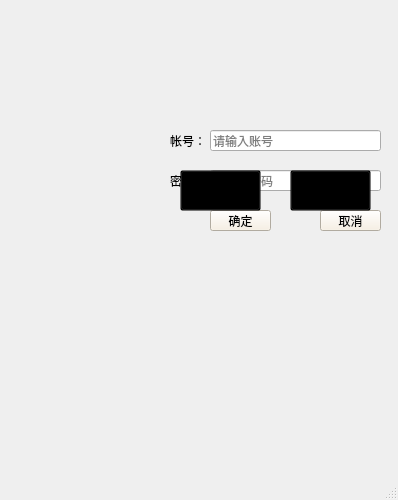
<?xml version="1.0" encoding="UTF-8"?>
<ui version="4.0">
 <class>MainWindow</class>
 <widget class="QMainWindow" name="MainWindow">
  <property name="windowModality">
   <enum>Qt::NonModal</enum>
  </property>
  <property name="geometry">
   <rect>
    <x>0</x>
    <y>0</y>
    <width>398</width>
    <height>500</height>
   </rect>
  </property>
  <property name="sizePolicy">
   <sizepolicy hsizetype="Preferred" vsizetype="Preferred">
    <horstretch>0</horstretch>
    <verstretch>0</verstretch>
   </sizepolicy>
  </property>
  <property name="minimumSize">
   <size>
    <width>0</width>
    <height>0</height>
   </size>
  </property>
  <property name="maximumSize">
   <size>
    <width>398</width>
    <height>500</height>
   </size>
  </property>
  <property name="windowTitle">
   <string>Welcome</string>
  </property>
  <property name="styleSheet">
   <string notr="true">#MainWindow {background-image :url(:/background/picture/beidatushuguan.png);}
</string>
  </property>
  <widget class="QWidget" name="centralwidget">
   <property name="styleSheet">
    <string notr="true"/>
   </property>
   <widget class="QPushButton" name="loginButton">
    <property name="geometry">
     <rect>
      <x>180</x>
      <y>170</y>
      <width>81</width>
      <height>41</height>
     </rect>
    </property>
    <property name="styleSheet">
     <string notr="true">font: 24pt &quot;仿宋&quot;;
background-color: transparent;</string>
    </property>
    <property name="text">
     <string>登录</string>
    </property>
   </widget>
   <widget class="QPushButton" name="signupButton">
    <property name="geometry">
     <rect>
      <x>290</x>
      <y>170</y>
      <width>81</width>
      <height>41</height>
     </rect>
    </property>
    <property name="styleSheet">
     <string notr="true">background-color: transparent;
font: 24pt &quot;仿宋&quot;;</string>
    </property>
    <property name="text">
     <string>注册</string>
    </property>
   </widget>
   <widget class="QLineEdit" name="IDEdit">
    <property name="geometry">
     <rect>
      <x>210</x>
      <y>130</y>
      <width>171</width>
      <height>21</height>
     </rect>
    </property>
    <property name="styleSheet">
     <string notr="true">font: 10pt &quot;仿宋&quot;;</string>
    </property>
    <property name="placeholderText">
     <string>请输入账号</string>
    </property>
   </widget>
   <widget class="QLineEdit" name="PasswordEdit">
    <property name="geometry">
     <rect>
      <x>210</x>
      <y>170</y>
      <width>171</width>
      <height>21</height>
     </rect>
    </property>
    <property name="styleSheet">
     <string notr="true">font: 10pt &quot;仿宋&quot;;</string>
    </property>
    <property name="echoMode">
     <enum>QLineEdit::Password</enum>
    </property>
    <property name="placeholderText">
     <string>请输入密码</string>
    </property>
   </widget>
   <widget class="QPushButton" name="confirmButton">
    <property name="geometry">
     <rect>
      <x>210</x>
      <y>210</y>
      <width>61</width>
      <height>21</height>
     </rect>
    </property>
    <property name="styleSheet">
     <string notr="true">background-color: rgb(248, 239, 224);
font: 12pt &quot;仿宋&quot;;</string>
    </property>
    <property name="text">
     <string>确定</string>
    </property>
   </widget>
   <widget class="QPushButton" name="BackwardButton">
    <property name="geometry">
     <rect>
      <x>320</x>
      <y>210</y>
      <width>61</width>
      <height>21</height>
     </rect>
    </property>
    <property name="styleSheet">
     <string notr="true">background-color: rgb(248, 239, 224);
font: 12pt &quot;仿宋&quot;;</string>
    </property>
    <property name="text">
     <string>取消</string>
    </property>
   </widget>
   <widget class="QLabel" name="Accountlabel">
    <property name="geometry">
     <rect>
      <x>170</x>
      <y>120</y>
      <width>31</width>
      <height>41</height>
     </rect>
    </property>
    <property name="styleSheet">
     <string notr="true">font: 10pt &quot;仿宋&quot;;</string>
    </property>
    <property name="text">
     <string>帐号：</string>
    </property>
   </widget>
   <widget class="QLabel" name="Passwordlabel">
    <property name="geometry">
     <rect>
      <x>170</x>
      <y>160</y>
      <width>31</width>
      <height>41</height>
     </rect>
    </property>
    <property name="styleSheet">
     <string notr="true">font: 10pt &quot;仿宋&quot;;</string>
    </property>
    <property name="text">
     <string>密码：</string>
    </property>
   </widget>
   <zorder>IDEdit</zorder>
   <zorder>PasswordEdit</zorder>
   <zorder>confirmButton</zorder>
   <zorder>BackwardButton</zorder>
   <zorder>Accountlabel</zorder>
   <zorder>Passwordlabel</zorder>
   <zorder>loginButton</zorder>
   <zorder>signupButton</zorder>
  </widget>
  <widget class="QMenuBar" name="menubar">
   <property name="geometry">
    <rect>
     <x>0</x>
     <y>0</y>
     <width>398</width>
     <height>17</height>
    </rect>
   </property>
  </widget>
  <widget class="QStatusBar" name="statusbar"/>
 </widget>
 <resources/>
 <connections/>
</ui>
